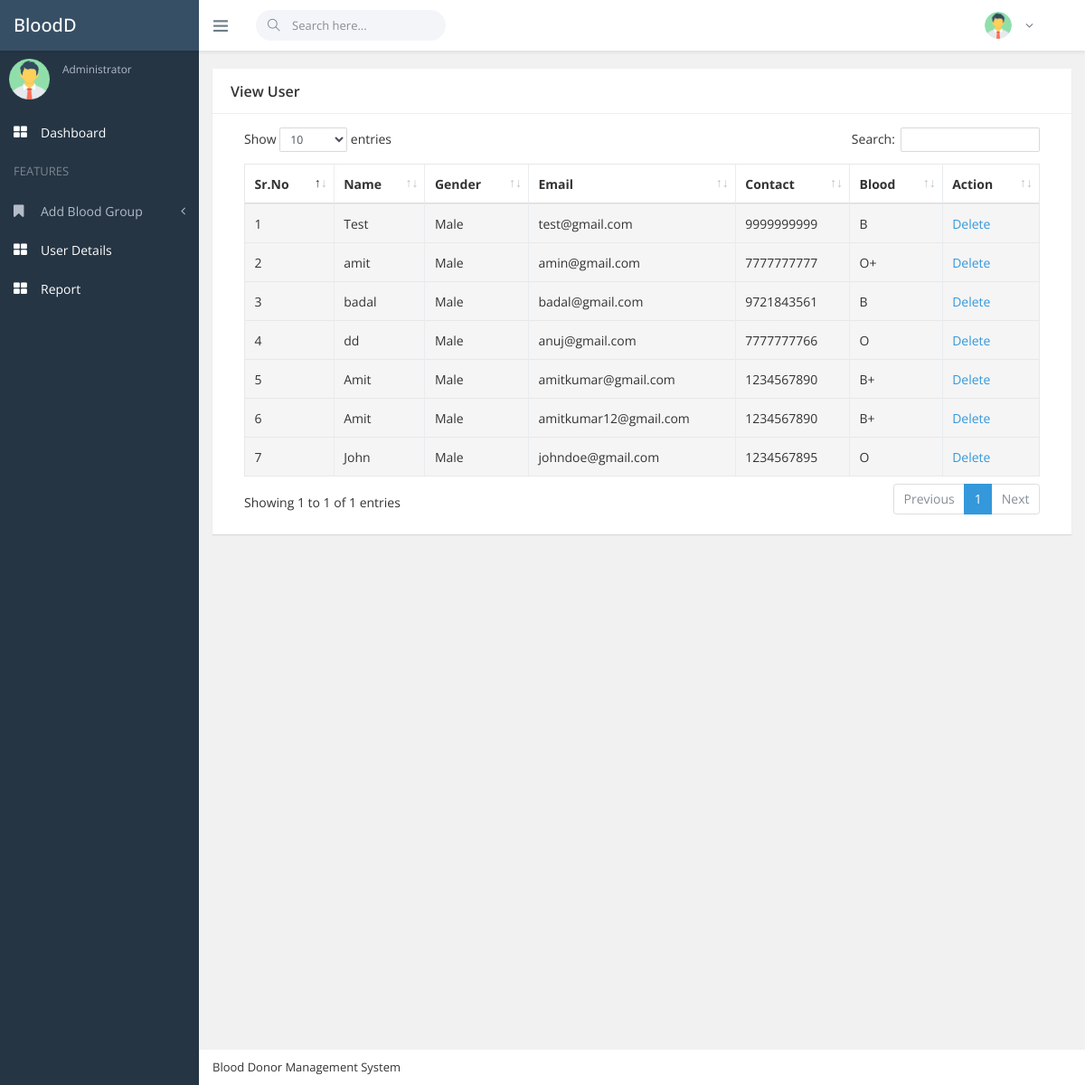
Page /blood/index.php/admin/viewuser on the committed database.
### tables this page shows
CREATE TABLE `tblregistration` (
  `id` int(11) NOT NULL,
  `first_name` varchar(45) DEFAULT NULL,
  `last_name` varchar(45) DEFAULT NULL,
  `gender` varchar(45) DEFAULT NULL,
  `blood` varchar(45) DEFAULT NULL,
  `email` varchar(45) DEFAULT NULL,
  `contact_no` varchar(45) DEFAULT NULL,
  `state` varchar(45) DEFAULT NULL,
  `city` varchar(45) DEFAULT NULL,
  `password` varchar(200) DEFAULT NULL,
  `agree` varchar(45) DEFAULT NULL,
  `address` varchar(500) DEFAULT NULL,
  `create_date` timestamp NULL DEFAULT current_timestamp()
);

CREATE TABLE `bloodgroup` (
  `id` int(11) NOT NULL,
  `bloodname` varchar(45) DEFAULT NULL
);

### blood/application/controllers/admin/Viewuser.php (called while the page is built, shortened)
<?php
class Viewuser extends CI_Controller {
	public function index()
	{
		$this->load->model('admin/View_Model','viewuser');
		$userdetails=$this->viewuser->getusedetails();
		$this->load->view('admin/viewuser',['viewdetails'=>$userdetails]);
	}
}

### blood/index.php (called while the page is built, shortened)
<?php
require_once BASEPATH.'core/CodeIgniter.php';

### blood/application/models/admin/View_Model.php (called while the page is built, shortened)
<?php
class View_Model extends CI_Model{
public function getusedetails(){
	$query=$this->db->select('tblregistration.id,first_name, last_name, gender, blood, email, contact_no, state, city, password,
	agree, address, create_date,bloodgroup.bloodname as bloodname,bloodgroup.id')
	->join('bloodgroup','tblregistration.blood=bloodgroup.id','left')
	->from('tblregistration')
	->get();
	return $query->result();
}
}

### blood/application/views/admin/viewuser.php (the view, shortened to what this page needs)
<!DOCTYPE html>
<html lang="en">
<head>
    <link href="<?php echo base_url('assets/vendors/bootstrap/dist/css/bootstrap.min.css')?>" rel="stylesheet" />
    <link href="<?php echo base_url('assets/vendors/font-awesome/css/font-awesome.min.css')?>" rel="stylesheet" />
    <link href="<?php echo base_url('assets/vendors/themify-icons/css/themify-icons.css')?>" rel="stylesheet" />
    <link href="<?php echo base_url('assets/vendors/DataTables/datatables.min.css')?>" rel="stylesheet" />
    <link href="<?php echo base_url('assets/css/main.min.css')?>" rel="stylesheet" />
</head>
<body class="fixed-navbar">
    <div class="page-wrapper">
        <?php include APPPATH.'views/admin/include/header.php';?>
        <?php include APPPATH.'views/admin/include/sidebar.php';?>
        <div class="content-wrapper">
            <div class="page-content fade-in-up">
                <div class="ibox">
                    <div class="ibox-head">
                        <div class="ibox-title">View User</div>
                    </div>
                    <div class="ibox-body">
                        <table class="table table-striped table-bordered table-hover" id="example-table" cellspacing="0" width="100%">
                            <thead>
                                <tr>
                                <th>Sr.No</th>
                                    <th>Name</th>
                                    <th>Gender</th>
                                    <th>Email</th>
                                    <th>Contact</th>
                                    <th>Blood</th>
                                    <th>Action</th>
                                </tr>
                            </thead>
                            <?php
if(count($viewdetails)):
	$cnt=1;
foreach($viewdetails as $row):
?>
              <tbody>
                <tr>
                  <td><?php echo $cnt;?></td>
                  <td><?php  echo $row->first_name;?></td>
                  <td><?php  echo $row->gender;?></td>
                  <td><?php  echo $row->email;?></td>
                    <td><?php  echo $row->contact_no?></td>
                    <td><?php  echo $row->bloodname?></td>
                  <td><?php echo anchor("admin/Viewuser/delete/{$row->id}",'Delete'); ?>
                  </td>
                </tr>
                <?php
                    $cnt=$cnt+1;
                    endforeach;
                    else:
                    ?>
                    <tr>
                    <td colspan="5" style="color:red; text-align:center">No Record found</td>
                    </tr>
                    <?php endif;?>
                            </tbody>
                        </table>
                    </div>
                </div>
            <?php include APPPATH.'views/admin/include/footer.php';?>
        </div>
    </div>
</body>
</html>

### blood/application/views/admin/include/header.php (shortened to what this page needs)
<?php  $userid=$this->session->userdata('fname'); ?>
<header class="header">
            <div class="page-brand">
                <a class="link">
                    <span class="brand">Blood
                        <span class="brand-tip">D</span>
                    </span>
                </a>
            </div>
            <div class="flexbox flex-1">
                <ul class="nav navbar-toolbar">
                    <li>
                        <a class="nav-link sidebar-toggler js-sidebar-toggler"><i class="ti-menu"></i></a>
                    </li>
                    <li>
                        <form class="navbar-search" action="javascript:;">
                            <div class="rel">
                                <span class="search-icon"><i class="ti-search"></i></span>
                                <input class="form-control" placeholder="Search here...">
                            </div>
                        </form>
                    </li>
                </ul>
                <ul class="nav navbar-toolbar">
                    <li class="dropdown dropdown-user">
                        <a class="nav-link dropdown-toggle link" data-toggle="dropdown">
                            <img src="<?php echo base_url('assets/img/admin-avatar.png')?>" />
                            <span></span><?php echo htmlentities($userid);?><i class="fa fa-angle-down m-l-5"></i></a>
                    </li>
                </ul>
            </div>
        </header>

### blood/application/views/admin/include/sidebar.php (shortened to what this page needs)
<?php  $userid=$this->session->userdata('fname'); ?>
<nav class="page-sidebar" id="sidebar">
            <div id="sidebar-collapse">
                <div class="admin-block d-flex">
                    <div>
                        <img src="<?php echo base_url('assets/img/admin-avatar.png')?>" width="45px" />
                    </div>
                    <div class="admin-info">
                        <div class="font-strong"><?php echo $userid;?></div><small>Administrator</small></div>
                </div>
                <ul class="side-menu metismenu">
                    <li>
                        <a class="active" href="<?php echo base_url('admin/dashboard');?>"><i class="sidebar-item-icon fa fa-th-large"></i>
                            <span class="nav-label">Dashboard</span>
                        </a>
                    </li>
                    <li class="heading">FEATURES</li>
                    <li class="">
                        <a href="javascript:;" aria-expanded="false"><i class="sidebar-item-icon fa fa-bookmark"></i>
                            <span class="nav-label">Add Blood Group</span><i class="fa fa-angle-left arrow"></i></a>
                    </li>
                           <li><a class="active" href="<?php echo base_url('admin/viewuser');?>"><i class="sidebar-item-icon fa fa-th-large"></i>
                            <span class="nav-label">User Details</span></a></li>
                           <li><a class="active" href="<?php echo base_url('admin/report');?>"><i class="sidebar-item-icon fa fa-th-large"></i>
                            <span class="nav-label">Report</span></a></li>
                </ul>
            </div>
        </nav>

### blood/application/views/admin/include/footer.php (shortened to what this page needs)
<footer class="page-footer">
                <div class="font-13">Blood Donor Management System</div>
            </footer>

### blood/application/views/admin/include/header.php (style rules this page uses)
.header .dropdown-user a.dropdown-toggle { padding: 0 47px !important; }

### rows in the picture
tblregistration: first_name "Test", gender "Male", email "test@gmail.com", contact_no "9999999999", bloodgroup.bloodname "B", bloodgroup.id "Delete"
tblregistration: first_name "amit", gender "Male", email "amin@gmail.com", contact_no "7777777777", bloodgroup.bloodname "O+", bloodgroup.id "Delete"
tblregistration: first_name "badal", gender "Male", email "badal@gmail.com", contact_no "9721843561", bloodgroup.bloodname "B", bloodgroup.id "Delete"
tblregistration: first_name "dd", gender "Male", email "anuj@gmail.com", contact_no "7777777766", bloodgroup.bloodname "O", bloodgroup.id "Delete"
tblregistration: first_name "Amit", gender "Male", email "amitkumar@gmail.com", contact_no "1234567890", bloodgroup.bloodname "B+", bloodgroup.id "Delete"
tblregistration: first_name "Amit", gender "Male", email "amitkumar12@gmail.com", contact_no "1234567890", bloodgroup.bloodname "B+", bloodgroup.id "Delete"
tblregistration: first_name "John", gender "Male", email "johndoe@gmail.com", contact_no "1234567895", bloodgroup.bloodname "O", bloodgroup.id "Delete"
